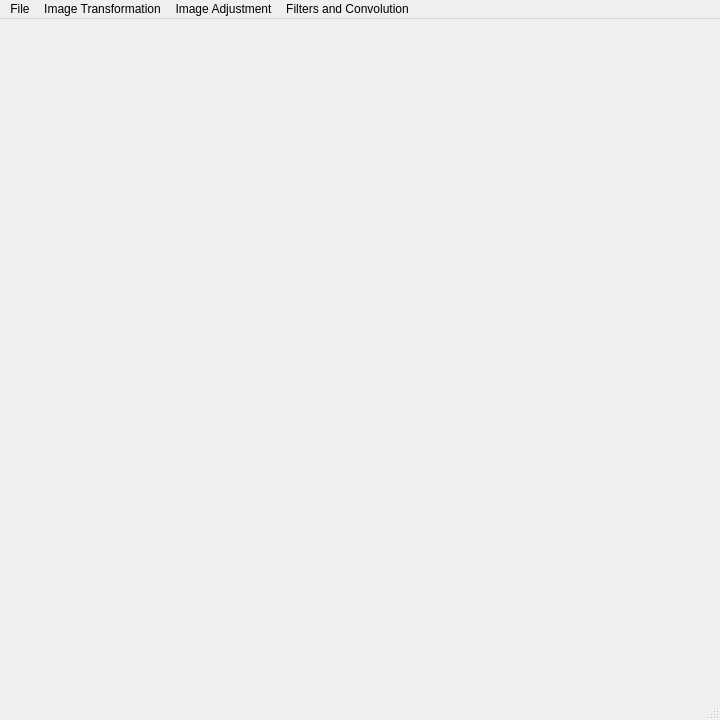
<?xml version="1.0" encoding="UTF-8"?>
<ui version="4.0">
 <class>MainWindow</class>
 <widget class="QMainWindow" name="MainWindow">
  <property name="geometry">
   <rect>
    <x>0</x>
    <y>0</y>
    <width>720</width>
    <height>720</height>
   </rect>
  </property>
  <property name="windowTitle">
   <string>PhotoChopp</string>
  </property>
  <widget class="QWidget" name="centralwidget">
   <property name="minimumSize">
    <size>
     <width>0</width>
     <height>0</height>
    </size>
   </property>
   <widget class="QLabel" name="img_label_modified">
    <property name="geometry">
     <rect>
      <x>0</x>
      <y>10</y>
      <width>720</width>
      <height>720</height>
     </rect>
    </property>
    <property name="minimumSize">
     <size>
      <width>0</width>
      <height>0</height>
     </size>
    </property>
    <property name="text">
     <string/>
    </property>
   </widget>
  </widget>
  <widget class="QStatusBar" name="statusbar"/>
  <widget class="QMenuBar" name="menubar">
   <property name="geometry">
    <rect>
     <x>0</x>
     <y>0</y>
     <width>720</width>
     <height>26</height>
    </rect>
   </property>
   <widget class="QMenu" name="menuImage_Transformation">
    <property name="title">
     <string>Image Transformation</string>
    </property>
    <addaction name="actionMirror_Vertically"/>
    <addaction name="actionMirror_Horizontally"/>
    <addaction name="actionRotate_90_Clockwise"/>
    <addaction name="actionRotate_90_Counterclockwise"/>
    <addaction name="actionZoom_in"/>
    <addaction name="actionZoom_out"/>
   </widget>
   <widget class="QMenu" name="menuImage_Adjustment">
    <property name="title">
     <string>Image Adjustment</string>
    </property>
    <addaction name="actionShow_Histogram"/>
    <addaction name="actionGrayscale"/>
    <addaction name="actionNegative"/>
    <addaction name="actionAdjust_Brightness"/>
    <addaction name="actionAdjust_Contrast"/>
    <addaction name="actionQuantize"/>
   </widget>
   <widget class="QMenu" name="menuFile">
    <property name="title">
     <string>File</string>
    </property>
    <addaction name="actionImport_Image"/>
    <addaction name="actionSave_Image_As"/>
    <addaction name="actionReset_Original_Image_Size"/>
    <addaction name="actionCopy_Image_to_Clipboard"/>
    <addaction name="actionReset_Image_to_Original"/>
   </widget>
   <widget class="QMenu" name="menuFilters_and_Convolution">
    <property name="title">
     <string>Filters and Convolution</string>
    </property>
    <addaction name="actionGaussian_lowpass"/>
    <addaction name="actionLaplacian_High_Pass"/>
    <addaction name="actionGeneric_High_Pass"/>
    <addaction name="actionPrewitt_Hx"/>
    <addaction name="actionPrewitt_Hy"/>
    <addaction name="actionSobel_Hx"/>
    <addaction name="actionSobel_Hy"/>
    <addaction name="actionCustom_3x3_Kernel"/>
   </widget>
   <addaction name="menuFile"/>
   <addaction name="menuImage_Transformation"/>
   <addaction name="menuImage_Adjustment"/>
   <addaction name="menuFilters_and_Convolution"/>
  </widget>
  <action name="actionMirror_Vertically">
   <property name="text">
    <string>⇅ Mirror Vertically </string>
   </property>
  </action>
  <action name="actionMirror_Horizontally">
   <property name="text">
    <string>⇄ Mirror Horizontally</string>
   </property>
  </action>
  <action name="actionGrayscale">
   <property name="text">
    <string>Grayscale</string>
   </property>
  </action>
  <action name="actionNegative">
   <property name="text">
    <string>Negative</string>
   </property>
  </action>
  <action name="actionImport_Image">
   <property name="text">
    <string>Import Image</string>
   </property>
   <property name="shortcut">
    <string>Ctrl+I</string>
   </property>
  </action>
  <action name="actionSave_Image_As">
   <property name="text">
    <string>Save Image As ...</string>
   </property>
   <property name="shortcut">
    <string>Ctrl+S</string>
   </property>
  </action>
  <action name="actionRotate_90_Clockwise">
   <property name="text">
    <string>↻ Rotate 90° Clockwise </string>
   </property>
  </action>
  <action name="actionRotate_90_Counterclockwise">
   <property name="text">
    <string>↺ Rotate 90° Counterclockwise </string>
   </property>
  </action>
  <action name="actionGaussian_lowpass">
   <property name="text">
    <string>Gaussian (Low-Pass)</string>
   </property>
  </action>
  <action name="actionLaplacian_High_Pass">
   <property name="text">
    <string>Laplacian (High-Pass)</string>
   </property>
  </action>
  <action name="actionGeneric_High_Pass">
   <property name="text">
    <string>Generic High-Pass</string>
   </property>
  </action>
  <action name="actionPrewitt_Hx">
   <property name="text">
    <string>Prewitt Hx</string>
   </property>
  </action>
  <action name="actionPrewitt_Hy">
   <property name="text">
    <string>Prewitt Hy</string>
   </property>
  </action>
  <action name="actionSobel_Hx">
   <property name="text">
    <string>Sobel Hx</string>
   </property>
  </action>
  <action name="actionSobel_Hy">
   <property name="text">
    <string>Sobel Hy</string>
   </property>
  </action>
  <action name="actionZoom_in">
   <property name="text">
    <string>⨁ Zoom in</string>
   </property>
   <property name="shortcut">
    <string>Ctrl+=</string>
   </property>
  </action>
  <action name="actionZoom_out">
   <property name="text">
    <string>⨂ Zoom out</string>
   </property>
   <property name="shortcut">
    <string>Ctrl+-</string>
   </property>
  </action>
  <action name="actionAdjust_Brightness">
   <property name="text">
    <string>Adjust Brightness</string>
   </property>
  </action>
  <action name="actionAdjust_Contrast">
   <property name="text">
    <string>Adjust Contrast</string>
   </property>
  </action>
  <action name="actionQuantize">
   <property name="text">
    <string>Quantize</string>
   </property>
  </action>
  <action name="actionCustom_3x3_Kernel">
   <property name="text">
    <string>Custom 3x3 Kernel</string>
   </property>
  </action>
  <action name="actionReset_Image_to_Original">
   <property name="text">
    <string>Reset Modified Image to Original</string>
   </property>
   <property name="shortcut">
    <string>Ctrl+X</string>
   </property>
  </action>
  <action name="actionCopy_Image_to_Clipboard">
   <property name="text">
    <string>Copy Modified Image to Clipboard</string>
   </property>
   <property name="shortcut">
    <string>Ctrl+C</string>
   </property>
  </action>
  <action name="actionShow_Histogram">
   <property name="text">
    <string>Show Histogram</string>
   </property>
  </action>
  <action name="actionHistogram_Matching">
   <property name="text">
    <string>Histogram Matching</string>
   </property>
  </action>
  <action name="actionHistogram_Equalization">
   <property name="text">
    <string>Histogram Equalization</string>
   </property>
  </action>
  <action name="actionReset_Original_Image_Size">
   <property name="text">
    <string>Reset Original Image Window Size</string>
   </property>
   <property name="shortcut">
    <string>Ctrl+O</string>
   </property>
  </action>
 </widget>
 <resources/>
 <connections/>
</ui>
